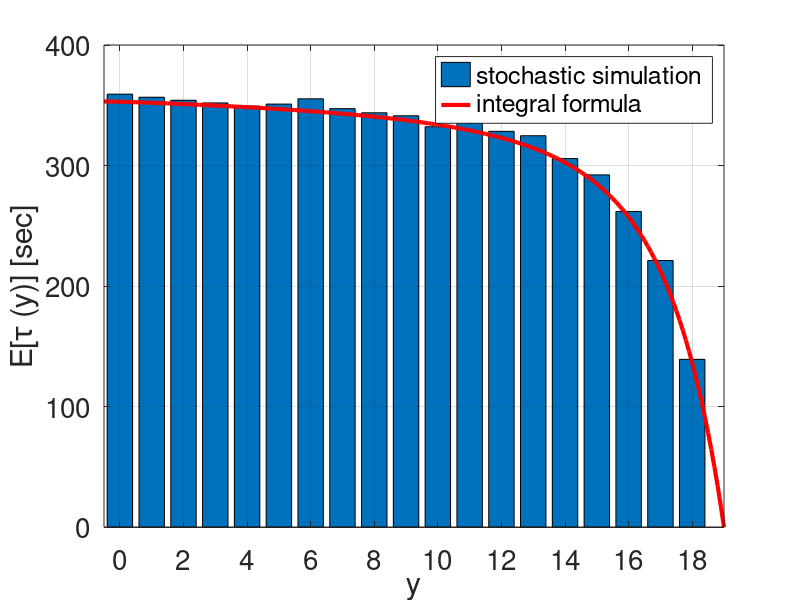

The MATLAB script that drew this image:
function CH3_CFP_HT2

load data_Figure3_4b_1.dat;
ys=data_Figure3_4b_1(:,1);
taus=data_Figure3_4b_1(:,2);

load data_Figure3_4b_2.dat;
y=data_Figure3_4b_2(:,1);
tau=data_Figure3_4b_2(:,2);

figure;
bar(ys,taus);
hold on;
axis([- 0.5 19 0 400]);
set(gca,'XTick',[0 2 4 6 8 10 12 14 16 18 20]);
set(gca,'YTick',[0 100 200 300 400 500 600 700]);
xlabel('y');
ylabel('E[\tau (y)] [sec]','interpreter','tex');
plot(y,tau,'r','Linewidth',3);
legend('stochastic simulation','integral formula');
set(gca,'Fontsize',20);
grid on;
